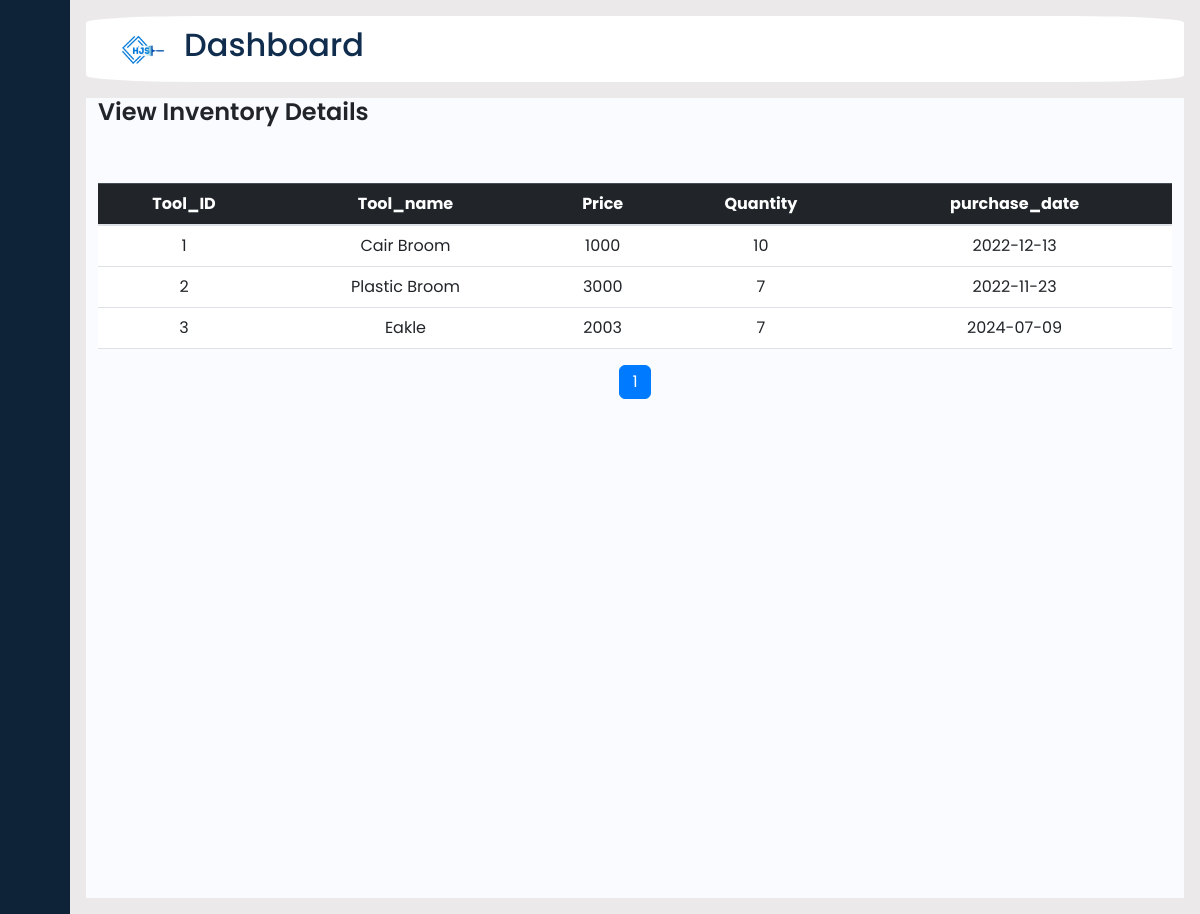
Page /Inventory_view.php on the committed database.
### tables this page shows
CREATE TABLE IF NOT EXISTS `inventory` (
  `Tool_ID` int NOT NULL AUTO_INCREMENT,
  `Tool_name` varchar(100) DEFAULT NULL,
  `Price` double DEFAULT NULL,
  `Quantity` int DEFAULT NULL,
  `purchase_date` date DEFAULT NULL,
  `report_ID` int DEFAULT NULL,
  `deleted_date` date DEFAULT NULL,
  `Category_ID` int DEFAULT NULL,
  PRIMARY KEY (`Tool_ID`),
  KEY `report_ID` (`report_ID`)
);

### Inventory_view.php (the view, shortened to what this page needs)
<?php
include('db_connection.php');
include('Header.php');
$results_per_page = 10;
if (!isset($_GET['page'])) {
    $page = 1;
} else {
    $page = $_GET['page'];
}
$offset = ($page - 1) * $results_per_page;
?>
<section>
    <div class="main">
        <div class="container">
            <h1 class="head">View Inventory Details</h1><br><br>
            <table class="table table-hover text-center">
                <thead class="table-dark">
                    <tr>
                        <th scope="col">Tool_ID</th>
                        <th scope="col">Tool_name</th>
                        <th scope="col">Price</th>
                        <th scope="col">Quantity</th>
                        <th scope="col">purchase_date</th>
                    </tr>
                </thead>
                <tbody>
                    <?php
                    $query = "SELECT * FROM inventory LIMIT $offset, $results_per_page";
                    $result = mysqli_query($conn, $query);
                    while ($row = mysqli_fetch_assoc($result)) {
                        ?>
                        <tr>
                            <td><?php echo $row['Tool_ID'] ?></td>
                            <td><?php echo $row['Tool_name'] ?></td>
                            <td><?php echo $row['Price'] ?></td>
                            <td><?php echo $row['Quantity'] ?></td>
                            <td><?php echo $row['purchase_date'] ?></td>
                        </tr>
                    <?php
                    }
                    ?>
                </tbody>
            </table>
            <?php
            $query = "SELECT COUNT(*) AS total FROM inventory";
            $result = mysqli_query($conn, $query);
            $row = mysqli_fetch_assoc($result);
            $total_pages = ceil($row['total'] / $results_per_page);
            echo '<nav aria-label="Page navigation example">
                    <ul class="pagination justify-content-center">';
            for ($i = 1; $i <= $total_pages; $i++) {
                echo '<li class="page-item ' . ($page == $i ? 'active' : '') . '"><a class="page-link" href="?page=' . $i . '">' . $i . '</a></li>';
            }
            echo '</ul>
                </nav>';
            ?>
        </div>
    </div>
</section>

### styles.css (style rules this page uses)
a { text-decoration: none; }
li { list-style: none; }
h1 { font-weight: 600; font-size: 1.5rem; }
body { font-family: 'Poppins', sans-serif; }
.main { min-height: 100vh; width: 100%; overflow: hidden; transition: all 0.35s ease-in-out; background-color: #fafbfe; }

### rows in the picture
inventory: Tool_ID "1", Tool_name "Cair Broom", Price "1000", Quantity "10", purchase_date "2022-12-13"
inventory: Tool_ID "2", Tool_name "Plastic Broom", Price "3000", Quantity "7", purchase_date "2022-11-23"
inventory: Tool_ID "3", Tool_name "Eakle", Price "2003", Quantity "7", purchase_date "2024-07-09"
